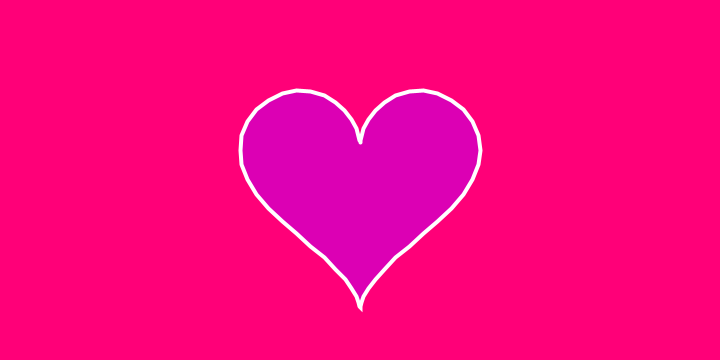
Frame 1 (no input)
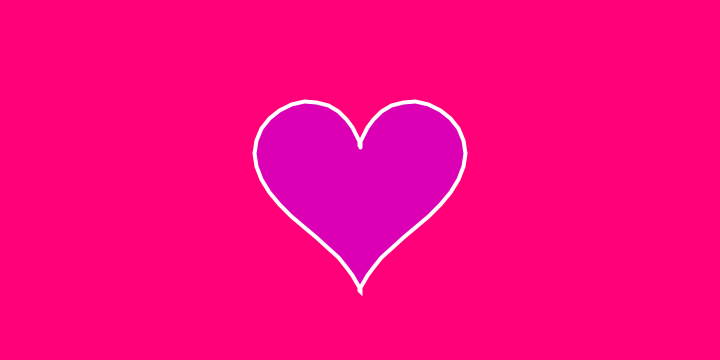
Frame 60 (the mouse pressed at the canvas centre just before this capture)
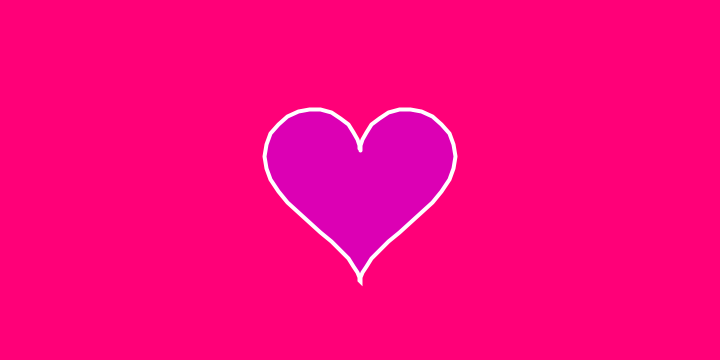
Frame 120 (the mouse held since frame 60 and released just before this capture)

The Processing sketch that drew these frames (run headless with seeded random() and noise(); from frame 60 on, the mouse is pressed at the canvas centre):

// Processing sketch: Beating_Heart
// ── Beating_Heart.pde
ArrayList<PVector> heart = new ArrayList();
float a;
void setup(){
  size(720 , 360);
  a = 0;
}

void draw(){
  background(255 , 0 , 120);
  translate(width/2 , height/2);
  float r = map(sin(a) + 1 , 0 , 2 , 5 , 10);
  stroke(255);
  strokeWeight(4);
  for(float t = 0 ; t<360 ; t+=6){
    float x = 16 * pow(sin(radians(t)), 3);
    float y = 13 * cos(radians(t)) - 5 * cos(2 * radians(t)) - 2 * cos(3 * radians(t)) - cos(4 * radians(t));
    PVector p = new PVector(x , y);
    heart.add(p);
  }
  
  fill(220 , 0 , 180);
  beginShape();
  for(PVector p : heart){
    vertex(r*p.x , -r*p.y);
  }
  endShape();
  a += 0.1;
  heart.clear();
}
